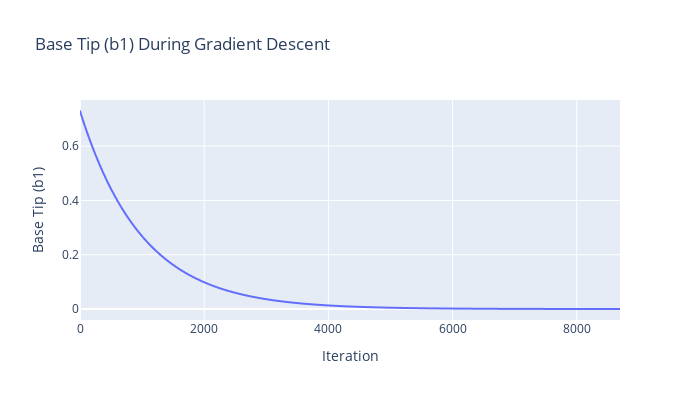

Notebook cell for this chart:
### Code cell
px.line(
    x=np.arange(len(b1_history)),
    y=b1_history,
    labels={"x": "Iteration", "y": "Base Tip (b1)"},
    title="Base Tip (b1) During Gradient Descent",
    height=400,
    width=700,
).show()

### Figure 1 — Plotly figure (JSON) as saved in the notebook; plotly's stock layout.template omitted (floating-point values rounded to 4 significant figures; data arrays with more than 128 entries replaced by an {"elided": "..."} marker saying what was removed)
{"data": [{"hovertemplate": "Iteration=%{x}<br>Base Tip (b1)=%{y}<extra></extra>", "legendgroup": "", "line": {"color": "#636efa", "dash": "solid"}, "marker": {"symbol": "circle"}, "mode": "lines", "name": "", "showlegend": false, "type": "scattergl", "x": {"elided": "8698 int values"}, "xaxis": "x", "y": {"elided": "8698 float values"}, "yaxis": "y"}], "layout": {"height": 400, "legend": {"tracegroupgap": 0}, "title": {"text": "Base Tip (b1) During Gradient Descent"}, "width": 700, "xaxis": {"anchor": "y", "domain": [0, 1], "title": {"text": "Iteration"}}, "yaxis": {"anchor": "x", "domain": [0, 1], "title": {"text": "Base Tip (b1)"}}}}
